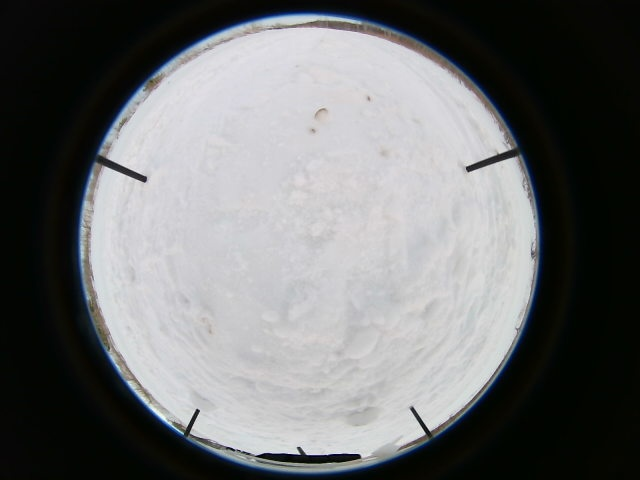
#> input picture Calibrate/2024_12_15_15_31_8_num_3/1734247874935.jpg, 640 x 480 px; its folder holds 4 pictures in this run; the run also reads 1 picture not shown here
$ jupyter execute --allow-errors testingMatch.ipynb
#> lines starting #> are read from the running program, lines starting #| are printed output that depends on the picture
Отображаем найденные совпадения используя встроенный метод cv2.ORB_create и cv2.BFMatcher

[cell 1]
import cv2

img1 = cv2.imread('2024_12_15_15_31_8_num_3/1734248113095.jpg', 0)
img2 = cv2.imread('2024_12_15_15_31_8_num_3/1734248113241.jpg', 0)

orb = cv2.ORB_create()
kp1, des1 = orb.detectAndCompute(img1, None)
#> kp1 = (); des1 = None
print(len(kp1)) # Выводим количество ключевых точек
#| 0
kp2, des2 = orb.detectAndCompute(img2, None)
#> kp2 = (); des2 = None
print(len(kp2))
#| 0

bf = cv2.BFMatcher(cv2.NORM_HAMMING, crossCheck=True)
matches = bf.match(des1, des2)
#> matches = ()

print(len(matches))  # Выводим количество совпадений (matches)
#| 0

# Рисуем соответствия
#> (the rest of this cell did not finish here and is left out)

[cell 2]
import cv2
import os

# Укажи путь к папке с изображениями
img_folder = '2024_12_15_15_31_8_num_3'

# Получаем список файлов с расширением .jpg и сортируем
img_files = sorted([f for f in os.listdir(img_folder) if f.lower().endswith('.jpg')])

# Инициализация ORB и BFMatcher
orb = cv2.ORB_create()
bf = cv2.BFMatcher(cv2.NORM_HAMMING, crossCheck=True)

# Проходим по парам соседних изображений
for i in range(len(img_files) - 1):
    # Чтение двух последовательных изображений в режиме градаций серого
    img1_path = os.path.join(img_folder, img_files[i])
    img2_path = os.path.join(img_folder, img_files[i + 1])

    img1 = cv2.imread(img1_path, cv2.IMREAD_GRAYSCALE)
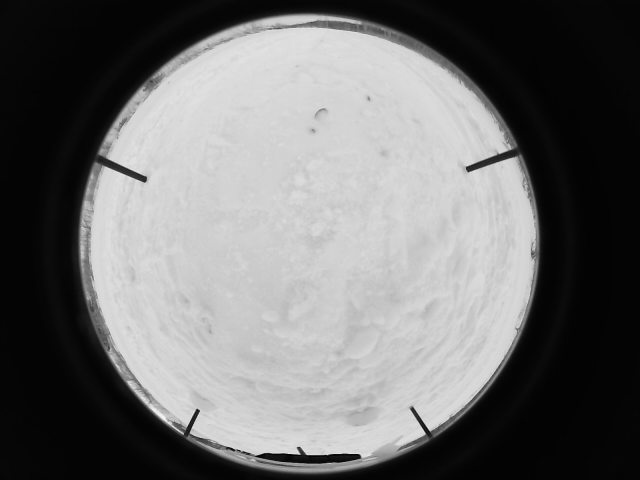
#> img1: shape (480, 640); min 0, max 249, mean 111.5
    img2 = cv2.imread(img2_path, cv2.IMREAD_GRAYSCALE)
#> img2: shape (480, 640); min 0, max 252, mean 111.5

    # Если одно из изображений не загрузилось, пропускаем пару
    if img1 is None or img2 is None:
        continue

    # Вычисляем ключевые точки и дескрипторы для обеих картинок
    kp1, des1 = orb.detectAndCompute(img1, None)
#> kp1 = 445 keypoints; strongest (x, y, size): (197, 410, 31), (423, 432, 44.6), (466, 168, 31), (191, 432, 31)
    kp2, des2 = orb.detectAndCompute(img2, None)
#> kp2 = 445 keypoints; strongest (x, y, size): (197, 410, 31), (467, 168, 31), (423, 432, 44.6), (191, 432, 31)

    # Если дескрипторы не найдены, пропускаем пару
    if des1 is None or des2 is None:
        continue

    # Поиск соответствий между дескрипторами
    matches = bf.match(des1, des2)
#> matches = 373 matches

    # Сортируем найденные соответствия по расстоянию (чем меньше расстояние, тем лучше)
    matches = sorted(matches, key=lambda x: x.distance)

    # Можно ограничить число отрисовываемых соответствий, например, первыми 20
    num_matches_to_draw = 20
    img_matches = cv2.drawMatches(img1, kp1, img2, kp2, matches[:num_matches_to_draw], None, flags=cv2.DrawMatchesFlags_NOT_DRAW_SINGLE_POINTS)
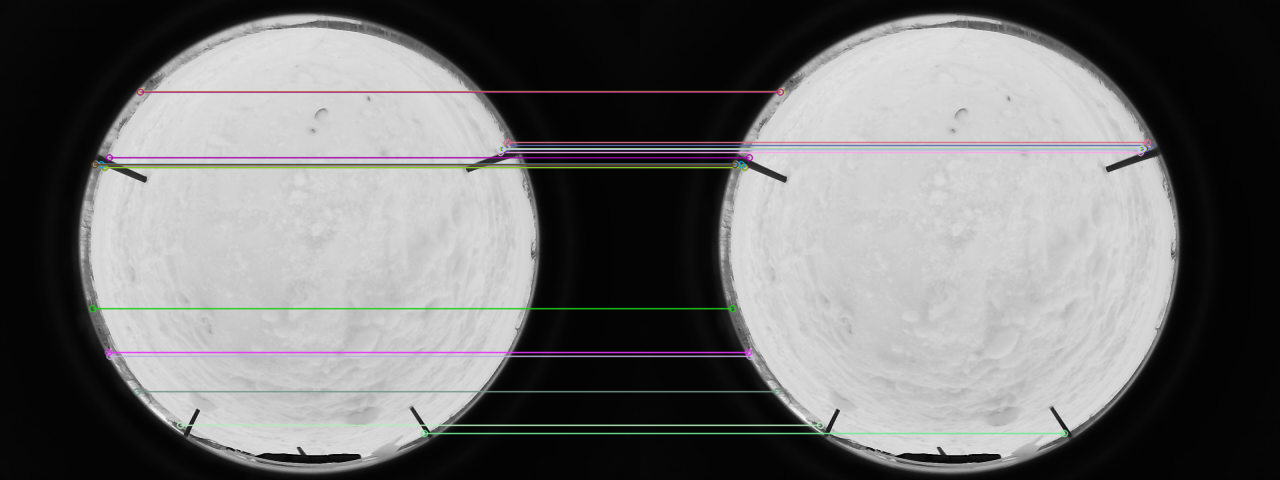
#> img_matches: shape (480, 1280, 3); mean of channels 0, 1, 2 112, 111.8, 112.1; drawn as B, G, R

    # Отображаем результат
    cv2.imshow("Matches", img_matches)

    # Ожидаем нажатия клавиши. Если нажата клавиша Esc (код 27), выходим.
    key = cv2.waitKey(0) & 0xFF
#> (key Esc is pressed here)
    if key == 27:
        break

cv2.destroyAllWindows()
